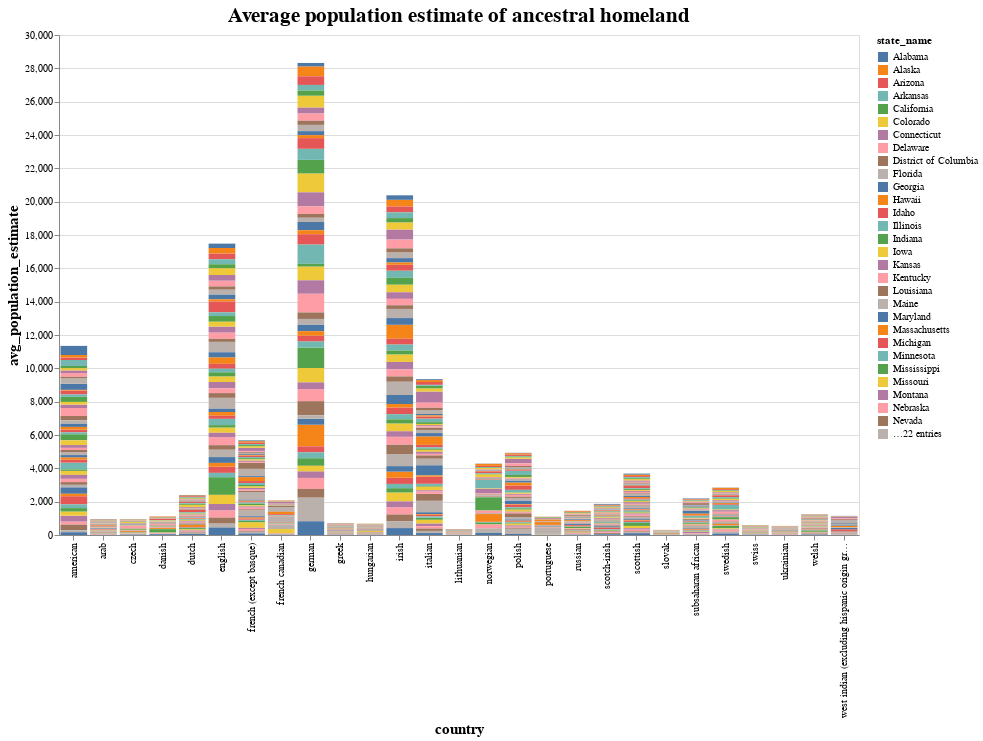

Notebook source saved alongside this figure:
### Code cell
ancestry_bar

### Figure 1 — Vega-Lite specification as saved in the notebook (floating-point values rounded to 4 significant figures; data arrays with more than 128 entries replaced by an {"elided": "..."} marker saying what was removed)
{"config": {"view": {"continuousWidth": 300, "continuousHeight": 300}, "axis": {"titleFontSize": 15}, "title": {"fontSize": 21}}, "data": {"name": "data-ff8cb87a4f2931720863834639fef09b"}, "mark": {"type": "bar"}, "encoding": {"color": {"field": "state_name", "type": "nominal"}, "x": {"field": "country", "type": "nominal"}, "y": {"field": "avg_population_estimate", "type": "quantitative"}}, "height": 500, "params": [{"name": "state", "select": {"type": "point", "fields": ["state_name"]}, "bind": {"input": "select", "options": ["Alabama", "Alaska", "Arizona", "Arkansas", "California", "Colorado", "Connecticut", "Delaware", "District of Columbia", "Florida", "Georgia", "Hawaii", "Idaho", "Illinois", "Indiana", "Iowa", "Kansas", "Kentucky", "Louisiana", "Maine", "Maryland", "Massachusetts", "Michigan", "Minnesota", "Mississippi", "Missouri", "Montana", "Nebraska", "Nevada", "New Hampshire", "New Jersey", "New Mexico", "New York", "North Carolina", "North Dakota", "Ohio", "Oklahoma", "Oregon", "Pennsylvania", "Rhode Island", "South Carolina", "South Dakota", "Tennessee", "Texas", "Utah", "Vermont", "Virginia", "Washington", "West Virginia", "Wisconsin", "Wyoming"]}}], "title": "Average population estimate of ancestral homeland", "transform": [{"filter": {"param": "state"}}], "width": 800, "$schema": "https://vega.github.io/schema/vega-lite/v5.15.1.json", "datasets": {"data-ff8cb87a4f2931720863834639fef09b": {"elided": "1377 records"}}}
